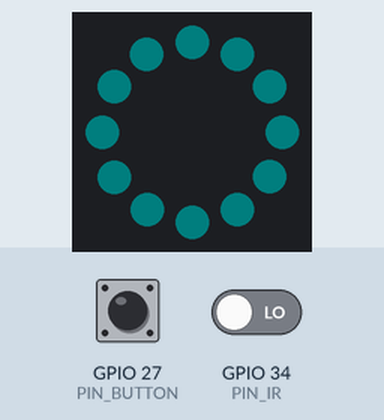
Bench run of a sketch on a simulated ESP32. On the bench: 12 RGB LEDs in a ring, first at the top, clockwise. The inputs (shaded band) are chosen by the test bench; at power-on: GPIO 27 (PIN_BUTTON) HIGH, GPIO 34 (PIN_IR) LOW. Dim RGB values are drawn brighter than linear; WiFi joins after 1.5 s; servers stay silent unless stated; the local clock reads 2024-03-15 10:24:30 at power-on unless the sketch sets it; no MQTT or app messages arrive unless stated; what the sketch prints to the serial monitor is not drawn.

Above: at 3.7 s.
3.8 s: GPIO 27 (PIN_BUTTON) pulled LOW for 3.2 s
At 5.25 s:
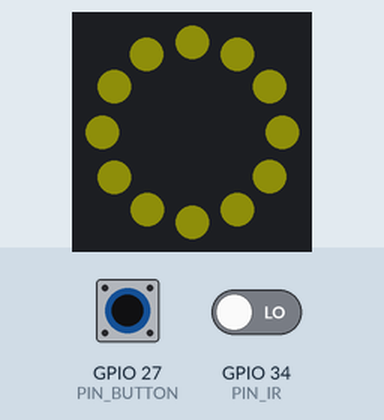
8.5 s: GPIO 34 (PIN_IR) driven HIGH
11.5 s: GPIO 34 (PIN_IR) driven LOW
At 13.5 s:
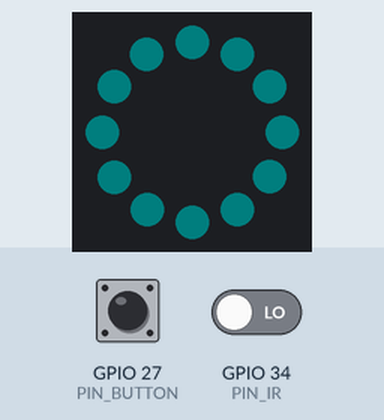
Timing chart, 0 to 15.0 s (numbered marks = the images above; inputs shaded):
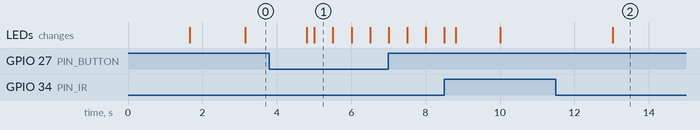

Measured:
- after the input at 3.8 s, the LEDs: first change after 1.0 s (image 1 shows a later state)
- after the input at 11.5 s, the LEDs: change after 1.5 s (image 2)

The sketch:

dok_sejenak.ino
```cpp
/*
  Dok Sejenak — firmware ESP32
  ------------------------------------------------------------
  Fungsi:
   1. Sensor jarak IR (TCRT5000 / modul IR obstacle) mendeteksi ponsel diletakkan atau diangkat.
   2. Mengirim peristiwa ke broker MQTT (TLS):  sejenak/dok/<ID>/event
        {"type":"docked","ts":...} | {"type":"lifted","ts":...} | {"type":"help","ts":...} | {"type":"heartbeat","ts":...}
   3. Menerima perintah dari aplikasi:          sejenak/dok/<ID>/cmd
        {"type":"breath","seconds":10} -> cincin LED bernapas 4 dtk tarik / 4 dtk hembus
        {"type":"breath_stop"}
        {"type":"config","autoLog":true,"breathLight":true,"helpButton":true}
   4. Tombol bantuan fisik (tekan 1 detik) mengirim peristiwa "help".

  Yang TIDAK dikirim: isi layar, lokasi, suara, atau identitas. Hanya jenis peristiwa + waktu.

  Pustaka (Arduino Library Manager):
   - PubSubClient (Nick O'Leary)
   - ArduinoJson 7.x
   - Adafruit NeoPixel
  Papan: ESP32 Dev Module (arduino-esp32 3.x)
*/

#include <WiFi.h>
#include <WiFiClientSecure.h>
#include <PubSubClient.h>
#include <ArduinoJson.h>
#include <Adafruit_NeoPixel.h>
#include <time.h>
#include "config.h"   // salin dari config.example.h lalu isi

// ---------- Pin ----------
constexpr int PIN_IR      = 34;   // keluaran digital sensor IR (LOW = ada benda)
constexpr int PIN_BUTTON  = 27;   // tombol bantuan ke GND, pakai pull-up internal
constexpr int PIN_LED     = 13;   // data cincin WS2812 (12 LED)
constexpr int LED_COUNT   = 12;

// ---------- Konstanta perilaku ----------
constexpr uint32_t DEBOUNCE_DOCK_MS = 1500;   // ponsel harus stabil 1,5 dtk sebelum dianggap berubah
constexpr uint32_t HELP_HOLD_MS     = 1000;   // tombol ditahan 1 dtk agar tidak tertekan tak sengaja
constexpr uint32_t HEARTBEAT_MS     = 60000;

Adafruit_NeoPixel ring(LED_COUNT, PIN_LED, NEO_GRB + NEO_KHZ800);
WiFiClientSecure net;
PubSubClient mqtt(net);

String topicEvent, topicCmd;
bool docked = false, lastRaw = false;
uint32_t rawChangedAt = 0, lastBeat = 0, btnDownAt = 0;
bool btnHandled = false;

// pengaturan dari aplikasi
bool cfgAutoLog = true, cfgBreath = true, cfgHelp = true;

// status animasi
enum class Light { Idle, Docked, Breath, Help, Offline };
Light light = Light::Offline;
uint32_t breathUntil = 0, helpUntil = 0;

// Warna (selaras palet SEJENAK)
const uint32_t C_SUN   = Adafruit_NeoPixel::Color(253, 188, 34);
const uint32_t C_CORAL = Adafruit_NeoPixel::Color(248, 154, 101);
const uint32_t C_TEAL  = Adafruit_NeoPixel::Color(44, 177, 161);
const uint32_t C_HELP  = Adafruit_NeoPixel::Color(209, 202, 31);

uint64_t nowMs() {
  struct timeval tv; gettimeofday(&tv, nullptr);
  return (uint64_t)tv.tv_sec * 1000ULL + tv.tv_usec / 1000ULL;
}

void publishEvent(const char* type) {
  JsonDocument doc;
  doc["type"] = type;
  doc["ts"] = nowMs();
  char buf[96];
  size_t n = serializeJson(doc, buf);
  mqtt.publish(topicEvent.c_str(), (const uint8_t*)buf, n, false);
  Serial.printf("[event] %s\n", buf);
}

void onCmd(char* topic, byte* payload, unsigned int len) {
  JsonDocument doc;
  if (deserializeJson(doc, payload, len)) return;
  const char* type = doc["type"] | "";
  if (!strcmp(type, "breath") && cfgBreath) {
    uint32_t sec = doc["seconds"] | 10;
    breathUntil = millis() + sec * 1000UL;
    light = Light::Breath;
  } else if (!strcmp(type, "breath_stop")) {
    breathUntil = 0;
    light = docked ? Light::Docked : Light::Idle;
  } else if (!strcmp(type, "config")) {
    cfgAutoLog = doc["autoLog"] | true;
    cfgBreath  = doc["breathLight"] | true;
    cfgHelp    = doc["helpButton"] | true;
  }
}

void connectWifi() {
  WiFi.mode(WIFI_STA);
  WiFi.begin(WIFI_SSID, WIFI_PASS);
  Serial.print("WiFi");
  while (WiFi.status() != WL_CONNECTED) { delay(400); Serial.print('.'); }
  Serial.printf(" ok %s\n", WiFi.localIP().toString().c_str());
  configTime(7 * 3600, 0, "id.pool.ntp.org", "pool.ntp.org");   // WIB
}

void connectMqtt() {
  while (!mqtt.connected()) {
    light = Light::Offline;
    String cid = String("dok-") + DEVICE_ID;
    // Last will: aplikasi tahu dok terputus
    if (mqtt.connect(cid.c_str(), MQTT_USER, MQTT_PASS, topicEvent.c_str(), 0, false, "{\"type\":\"offline\"}")) {
      mqtt.subscribe(topicCmd.c_str(), 1);
      publishEvent("heartbeat");
      light = docked ? Light::Docked : Light::Idle;
    } else {
      Serial.printf("MQTT gagal rc=%d, coba lagi\n", mqtt.state());
      delay(3000);
    }
  }
}

// ---------- Animasi LED ----------
void fill(uint32_t c, float k) {
  uint8_t r = (c >> 16) & 0xFF, g = (c >> 8) & 0xFF, b = c & 0xFF;
  for (int i = 0; i < LED_COUNT; i++) ring.setPixelColor(i, ring.Color(r * k, g * k, b * k));
  ring.show();
}

void renderLight() {
  uint32_t t = millis();
  if (light == Light::Breath && t > breathUntil) light = docked ? Light::Docked : Light::Idle;
  if (light == Light::Help && t > helpUntil) light = docked ? Light::Docked : Light::Idle;

  switch (light) {
    case Light::Breath: {
      // 8 detik per siklus: 4 dtk naik (tarik), 4 dtk turun (hembus)
      float phase = (t % 8000) / 8000.0f;
      float k = phase < 0.5f ? phase * 2 : (1 - phase) * 2;
      fill(C_CORAL, 0.08f + 0.6f * k * k);
      break;
    }
    case Light::Help:    fill(C_HELP, (t / 500) % 2 ? 0.5f : 0.15f); break;
    case Light::Docked:  fill(C_TEAL, 0.06f); break;     // redup: ponsel sedang istirahat
    case Light::Idle:    fill(C_SUN, 0.03f); break;
    case Light::Offline: fill(C_SUN, (t / 1000) % 2 ? 0.08f : 0.0f); break;
  }
}

void setup() {
  Serial.begin(115200);
  pinMode(PIN_IR, INPUT);
  pinMode(PIN_BUTTON, INPUT_PULLUP);
  ring.begin(); ring.setBrightness(120); ring.clear(); ring.show();

  topicEvent = String("sejenak/dok/") + DEVICE_ID + "/event";
  topicCmd   = String("sejenak/dok/") + DEVICE_ID + "/cmd";

  connectWifi();
  net.setCACert(MQTT_CA_CERT);          // TLS dengan sertifikat CA broker kampus
  mqtt.setServer(MQTT_HOST, MQTT_PORT);
  mqtt.setCallback(onCmd);
  mqtt.setKeepAlive(30);
  connectMqtt();
}

void loop() {
  if (WiFi.status() != WL_CONNECTED) connectWifi();
  if (!mqtt.connected()) connectMqtt();
  mqtt.loop();

  // --- deteksi ponsel dengan debounce ---
  bool raw = digitalRead(PIN_IR) == LOW;
  if (raw != lastRaw) { lastRaw = raw; rawChangedAt = millis(); }
  if (raw != docked && millis() - rawChangedAt > DEBOUNCE_DOCK_MS) {
    docked = raw;
    if (cfgAutoLog) publishEvent(docked ? "docked" : "lifted");
    if (light != Light::Breath && light != Light::Help) light = docked ? Light::Docked : Light::Idle;
  }

  // --- tombol bantuan (tahan 1 detik) ---
  bool pressed = digitalRead(PIN_BUTTON) == LOW;
  if (pressed && !btnDownAt) { btnDownAt = millis(); btnHandled = false; }
  if (!pressed) btnDownAt = 0;
  if (pressed && !btnHandled && millis() - btnDownAt > HELP_HOLD_MS && cfgHelp) {
    btnHandled = true;
    publishEvent("help");
    helpUntil = millis() + 4000;
    light = Light::Help;
  }

  if (millis() - lastBeat > HEARTBEAT_MS) { lastBeat = millis(); publishEvent("heartbeat"); }
  renderLight();
  delay(20);
}
```

config.example.h
```cpp
// Salin berkas ini menjadi config.h lalu isi. config.h tidak ikut di-commit (.gitignore).
#pragma once

#define DEVICE_ID   "DOK-7F3A"            // tertera pada stiker di bawah dok
#define WIFI_SSID   "nama-wifi"
#define WIFI_PASS   "kata-sandi-wifi"

#define MQTT_HOST   "mqtt.sejenak.example.ac.id"
#define MQTT_PORT   8883                  // MQTT over TLS
#define MQTT_USER   "DOK-7F3A"            // sama dengan DEVICE_ID; ACL memakai nama ini
#define MQTT_PASS   "ganti-dengan-token-perangkat"

// Sertifikat CA broker (PEM)
static const char MQTT_CA_CERT[] = R"PEM(
-----BEGIN CERTIFICATE-----
...isi sertifikat CA...
-----END CERTIFICATE-----
)PEM";
```
